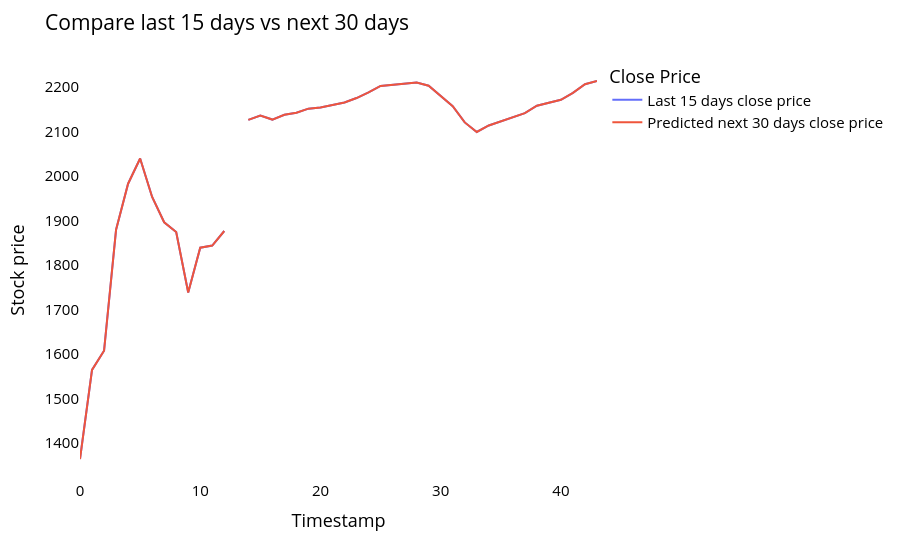

This figure's notebook cell:
### Code cell
temp_mat = np.empty((len(last_days)+pred_days+1,1))
temp_mat[:] = np.nan
temp_mat = temp_mat.reshape(1,-1).tolist()[0]

last_original_days_value = temp_mat
next_predicted_days_value = temp_mat

last_original_days_value[0:time_step+1] = scaler.inverse_transform(closedf[len(closedf)-time_step:]).reshape(1,-1).tolist()[0]
next_predicted_days_value[time_step+1:] = scaler.inverse_transform(np.array(lst_output).reshape(-1,1)).reshape(1,-1).tolist()[0]

names = cycle(['Last 15 days close price','Predicted next 30 days close price'])

new_pred_plot = pd.DataFrame({
    'last_original_days_value':last_original_days_value,
    'next_predicted_days_value':next_predicted_days_value
})

fig = px.line(new_pred_plot,x=new_pred_plot.index, y=[new_pred_plot['last_original_days_value'],
                                                      new_pred_plot['next_predicted_days_value']],
              labels={'value': 'Stock price','index': 'Timestamp'})
fig.update_layout(title_text='Compare last 15 days vs next 30 days',
                  plot_bgcolor='white', font_size=15, font_color='black',legend_title_text='Close Price')
fig.for_each_trace(lambda t:  t.update(name = next(names)))

fig.update_xaxes(showgrid=False)
fig.update_yaxes(showgrid=False)
fig.show()

### Figure 1 — Plotly figure (JSON) as saved in the notebook; plotly's stock layout.template omitted (floating-point values rounded to 4 significant figures)
{"data": [{"hovertemplate": "variable=last_original_days_value<br>Timestamp=%{x}<br>Stock price=%{y}<extra></extra>", "legendgroup": "last_original_days_value", "line": {"color": "#636efa", "dash": "solid"}, "marker": {"symbol": "circle"}, "mode": "lines", "name": "Last 15 days close price", "orientation": "v", "showlegend": true, "type": "scatter", "x": [0, 1, 2, 3, 4, 5, 6, 7, 8, 9, 10, 11, 12, 13, 14, 15, 16, 17, 18, 19, 20, 21, 22, 23, 24, 25, 26, 27, 28, 29, 30, 31, 32, 33, 34, 35, 36, 37, 38, 39, 40, 41, 42, 43], "xaxis": "x", "y": [1364.0, 1564.0, 1607.0, 1880.0, 1983.0, 2040.0, 1953.0, 1896.0, 1874.0, 1738.0, 1839, 1844.0, 1877.0, null, 2127.0, 2136.0, 2127.0, 2138.0, 2143.0, 2152.0, 2154.0, 2160.0, 2165.0, 2176.0, 2188.0, 2203.0, 2205.0, 2208.0, 2211.0, 2203.0, 2180.0, 2157.0, 2121.0, 2099.0, 2114.0, 2124.0, 2133.0, 2142.0, 2158.0, 2165.0, 2172.0, 2187.0, 2207.0, 2214.0], "yaxis": "y"}, {"hovertemplate": "variable=next_predicted_days_value<br>Timestamp=%{x}<br>Stock price=%{y}<extra></extra>", "legendgroup": "next_predicted_days_value", "line": {"color": "#EF553B", "dash": "solid"}, "marker": {"symbol": "circle"}, "mode": "lines", "name": "Predicted next 30 days close price", "orientation": "v", "showlegend": true, "type": "scatter", "x": [0, 1, 2, 3, 4, 5, 6, 7, 8, 9, 10, 11, 12, 13, 14, 15, 16, 17, 18, 19, 20, 21, 22, 23, 24, 25, 26, 27, 28, 29, 30, 31, 32, 33, 34, 35, 36, 37, 38, 39, 40, 41, 42, 43], "xaxis": "x", "y": [1364.0, 1564.0, 1607.0, 1880.0, 1983.0, 2040.0, 1953.0, 1896.0, 1874.0, 1738.0, 1839, 1844.0, 1877.0, null, 2127.0, 2136.0, 2127.0, 2138.0, 2143.0, 2152.0, 2154.0, 2160.0, 2165.0, 2176.0, 2188.0, 2203.0, 2205.0, 2208.0, 2211.0, 2203.0, 2180.0, 2157.0, 2121.0, 2099.0, 2114.0, 2124.0, 2133.0, 2142.0, 2158.0, 2165.0, 2172.0, 2187.0, 2207.0, 2214.0], "yaxis": "y"}], "layout": {"font": {"color": "black", "size": 15}, "legend": {"title": {"text": "Close Price"}, "tracegroupgap": 0}, "margin": {"t": 60}, "plot_bgcolor": "white", "title": {"text": "Compare last 15 days vs next 30 days"}, "xaxis": {"anchor": "y", "domain": [0, 1], "showgrid": false, "title": {"text": "Timestamp"}}, "yaxis": {"anchor": "x", "domain": [0, 1], "showgrid": false, "title": {"text": "Stock price"}}}}
